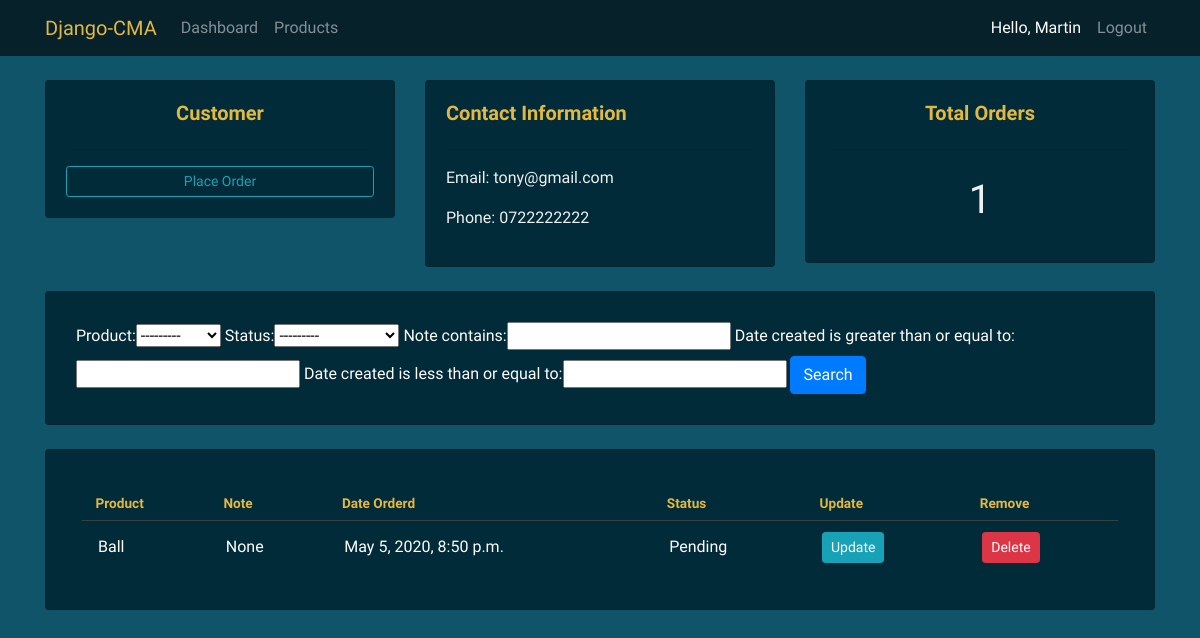
Page /customers/3 (signed in) on the earlier database version.
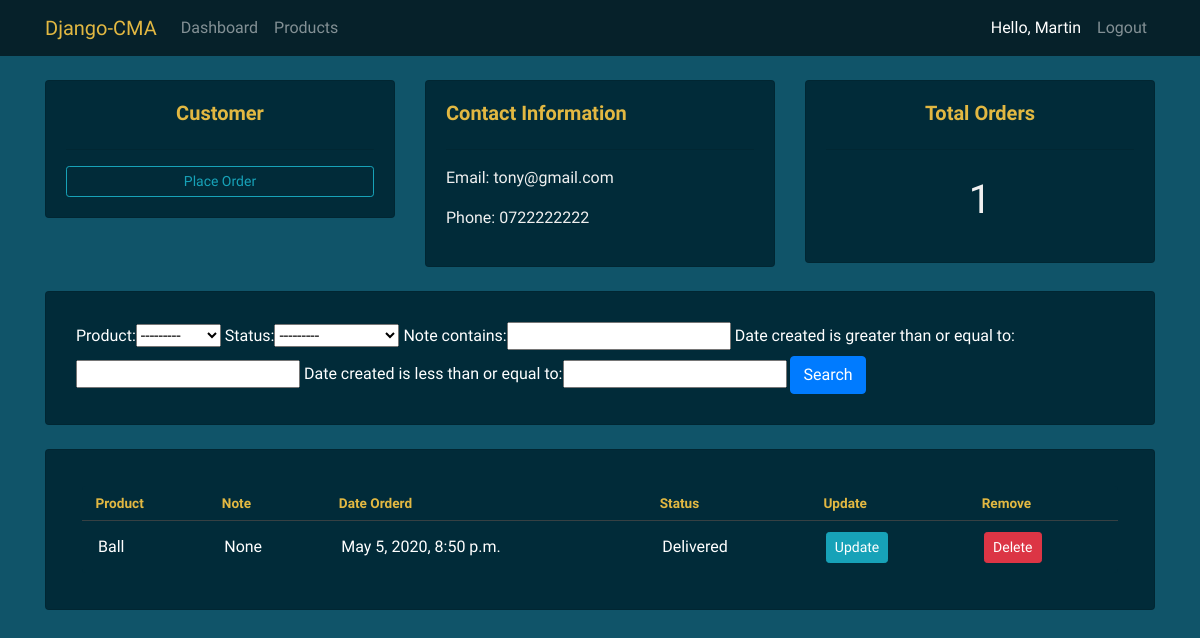
Same page on the later database version.
### accounts/models.py (models this page shows, shortened)
class Order(models.Model):
    STATUS = (
        ('Pending', 'Pending'),
        ('Out for delivery', 'Out of delivery'),
        ('Delivered', 'Delivered'),
    )
    customer = models.ForeignKey(Customer, null=True, on_delete=models.SET_NULL)
    product = models.ForeignKey(Product, null=True, on_delete=models.SET_NULL)
    date_created = models.DateTimeField(auto_now_add=True, null=True)
    status = models.CharField(max_length=200, null=True, choices=STATUS) # Dropdown
    note = models.CharField(max_length=200, null=True)

class Product(models.Model):
    CATEGORY = (
        ('Indoor', 'Indoor'),
        ('Out Door', 'Out Door'),
    )
    name = models.CharField(max_length=200, null=True)
    price = models.FloatField(null=True)
    category = models.CharField(max_length=200, null=True, choices=CATEGORY)
    description = models.CharField(max_length=200, null=True, blank=True)
    date_created = models.DateTimeField(auto_now_add=True, null=True)
    tags = models.ManyToManyField(Tag)
    def __str__(self):
        return self.name

### accounts/decorators.py (the view)
        def wrapper_func(request, *args, **kwargs):
            group = None
            if request.user.groups.exists():
                group = request.user.groups.all()[0].name # grab the 1st name of a user group name
            if group in allowed_roles:  # i specified the allowed_roles in the views.py file
                return view_func(request, *args, **kwargs)
            else:
                return HttpResponse("You are not authorized to view this page.")

### accounts/views.py (called while the page is built)
@login_required(login_url='login')
@allowed_users(allowed_roles=['admin'])
def customers(request, pk):
    customer = Customer.objects.get(id=pk)
    orders = customer.order_set.all()
    orders_count = orders.count()
    myFilter = OrderFilter(request.GET, queryset=orders)
    orders = myFilter.qs
    page = request.GET.get('page', 1)
    paginator = Paginator(orders, 3)
    orders = paginator.page(page)
    context = {"customer": customer,
               "orders": orders, "orders_count": orders_count, "myFilter": myFilter}
    return render(request, 'accounts/customers.html', context)

### accounts/templates/accounts/customers.html (shortened to what this page needs)
{% extends 'accounts/main.html' %}
{% block content %}
<br>
<div class="row">
    <div class="col-md">
        <div class="card card-body">
            <h5>Customer</h5>
            <hr>
            <a class="btn btn-outline-info  btn-sm btn-block" href="{% url 'create_order' customer.id %}">Place Order</a>
        </div>
    </div>
    <div class="col-md">
        <div class="card card-body">
            <h5 style="text-align:start">Contact Information</h5>
            <hr>
            <p>Email: {{customer.email}}</p>
            <p>Phone: {{customer.phone}}</p>
        </div>
    </div>
    <div class="col-md">
        <div class="card card-body">
            <h5>Total Orders</h5>
            <hr>
            <h1 style="text-align: center;padding: 10px">{{orders_count}}</h1>
        </div>
    </div>
</div>
<br>
<div class="row">
    <div class="col">
        <div class="card card-body">
            <form method="get">
                {{myFilter.form}}
                <button class="btn btn-primary" type="submit">Search</button>
            </form>
        </div>
    </div>
</div>
<br>
<div class="row">
    <div class="col-md">
        <div class="card card-body">
            <table>
                <tbody>
                <tr>
                    <th>Product</th>
                    <th>Note</th>
                    <th>Date Orderd</th>
                    <th>Status</th>
                    <th>Update</th>
                    <th>Remove</th>
                </tbody>
                {% for order in orders %}
                <tbody>
                    <tr>
                        <td>{{order.product}}</td>
                        <td>{{order.note}}</td>
                        <td>{{order.date_created}}</td>
                        <td>{{order.status}}</td>
                        <td><a class="btn btn-sm btn-info" href="{% url 'update_order' order.id %}">Update</a></td>
                        <td><a class="btn btn-sm btn-danger" href="{% url 'delete_order' order.id %}">Delete</a></td>
                    </tbody>
                {% endfor %}
            </table>
        </div>
    </div>
</div>
{% endblock %}

Differences in the rows shown:
changed Order "None": status "Pending" → "Delivered"
